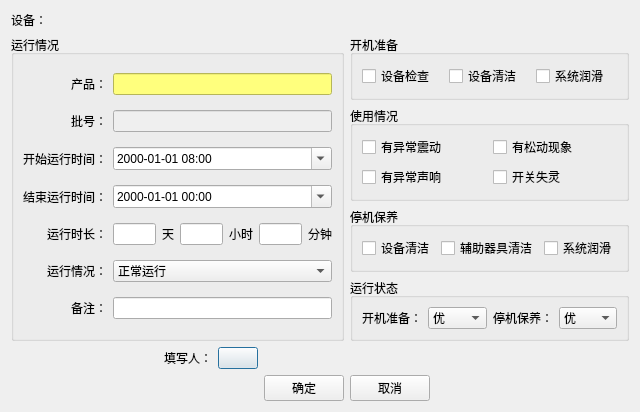
<?xml version="1.0" encoding="UTF-8"?>
<ui version="4.0">
 <class>Dialog</class>
 <widget class="QDialog" name="Dialog">
  <property name="geometry">
   <rect>
    <x>0</x>
    <y>0</y>
    <width>640</width>
    <height>347</height>
   </rect>
  </property>
  <property name="windowTitle">
   <string>Dialog</string>
  </property>
  <layout class="QGridLayout" name="gridLayout">
   <item row="5" column="3">
    <widget class="QGroupBox" name="groupBox_5">
     <property name="title">
      <string>运行状态</string>
     </property>
     <layout class="QHBoxLayout" name="horizontalLayout_4">
      <item>
       <widget class="QLabel" name="label_3">
        <property name="text">
         <string>开机准备：</string>
        </property>
       </widget>
      </item>
      <item>
       <widget class="QComboBox" name="comboBox_startstatus">
        <item>
         <property name="text">
          <string>优</string>
         </property>
        </item>
        <item>
         <property name="text">
          <string>良</string>
         </property>
        </item>
        <item>
         <property name="text">
          <string>中</string>
         </property>
        </item>
        <item>
         <property name="text">
          <string>差</string>
         </property>
        </item>
       </widget>
      </item>
      <item>
       <widget class="QLabel" name="label_12">
        <property name="text">
         <string>停机保养：</string>
        </property>
       </widget>
      </item>
      <item>
       <widget class="QComboBox" name="comboBox_stopstatus">
        <item>
         <property name="text">
          <string>优</string>
         </property>
        </item>
        <item>
         <property name="text">
          <string>良</string>
         </property>
        </item>
        <item>
         <property name="text">
          <string>中</string>
         </property>
        </item>
        <item>
         <property name="text">
          <string>差</string>
         </property>
        </item>
       </widget>
      </item>
     </layout>
    </widget>
   </item>
   <item row="3" column="3">
    <widget class="QGroupBox" name="groupBox_3">
     <property name="title">
      <string>使用情况</string>
     </property>
     <layout class="QGridLayout" name="gridLayout_3">
      <item row="0" column="1">
       <widget class="QCheckBox" name="checkBox_6">
        <property name="text">
         <string>有松动现象</string>
        </property>
       </widget>
      </item>
      <item row="0" column="0">
       <widget class="QCheckBox" name="checkBox_4">
        <property name="text">
         <string>有异常震动</string>
        </property>
       </widget>
      </item>
      <item row="1" column="0">
       <widget class="QCheckBox" name="checkBox_5">
        <property name="text">
         <string>有异常声响</string>
        </property>
       </widget>
      </item>
      <item row="1" column="1">
       <widget class="QCheckBox" name="checkBox_7">
        <property name="text">
         <string>开关失灵</string>
        </property>
       </widget>
      </item>
     </layout>
    </widget>
   </item>
   <item row="2" column="3">
    <widget class="QGroupBox" name="groupBox_2">
     <property name="title">
      <string>开机准备</string>
     </property>
     <layout class="QHBoxLayout" name="horizontalLayout">
      <item>
       <widget class="QCheckBox" name="checkBox_1">
        <property name="text">
         <string>设备检查</string>
        </property>
       </widget>
      </item>
      <item>
       <widget class="QCheckBox" name="checkBox_2">
        <property name="text">
         <string>设备清洁</string>
        </property>
       </widget>
      </item>
      <item>
       <widget class="QCheckBox" name="checkBox_3">
        <property name="text">
         <string>系统润滑</string>
        </property>
       </widget>
      </item>
     </layout>
    </widget>
   </item>
   <item row="4" column="3">
    <widget class="QGroupBox" name="groupBox_4">
     <property name="title">
      <string>停机保养</string>
     </property>
     <layout class="QHBoxLayout" name="horizontalLayout_3">
      <item>
       <widget class="QCheckBox" name="checkBox_8">
        <property name="text">
         <string>设备清洁</string>
        </property>
       </widget>
      </item>
      <item>
       <widget class="QCheckBox" name="checkBox_9">
        <property name="text">
         <string>辅助器具清洁</string>
        </property>
       </widget>
      </item>
      <item>
       <widget class="QCheckBox" name="checkBox_10">
        <property name="text">
         <string>系统润滑</string>
        </property>
       </widget>
      </item>
     </layout>
    </widget>
   </item>
   <item row="1" column="0" colspan="2">
    <layout class="QHBoxLayout" name="horizontalLayout_2">
     <item>
      <widget class="QLabel" name="label">
       <property name="sizePolicy">
        <sizepolicy hsizetype="Expanding" vsizetype="Preferred">
         <horstretch>0</horstretch>
         <verstretch>0</verstretch>
        </sizepolicy>
       </property>
       <property name="text">
        <string>设备：</string>
       </property>
      </widget>
     </item>
     <item>
      <widget class="QLabel" name="label_equipment">
       <property name="sizePolicy">
        <sizepolicy hsizetype="Expanding" vsizetype="Preferred">
         <horstretch>1</horstretch>
         <verstretch>0</verstretch>
        </sizepolicy>
       </property>
       <property name="text">
        <string/>
       </property>
      </widget>
     </item>
    </layout>
   </item>
   <item row="6" column="1">
    <widget class="SignButton" name="pushButton_filler">
     <property name="text">
      <string/>
     </property>
    </widget>
   </item>
   <item row="6" column="0">
    <widget class="QLabel" name="label_11">
     <property name="sizePolicy">
      <sizepolicy hsizetype="Expanding" vsizetype="Fixed">
       <horstretch>0</horstretch>
       <verstretch>0</verstretch>
      </sizepolicy>
     </property>
     <property name="text">
      <string>填写人：</string>
     </property>
     <property name="alignment">
      <set>Qt::AlignRight|Qt::AlignTrailing|Qt::AlignVCenter</set>
     </property>
    </widget>
   </item>
   <item row="7" column="3">
    <widget class="QPushButton" name="pushButton_cancel">
     <property name="sizePolicy">
      <sizepolicy hsizetype="Fixed" vsizetype="Fixed">
       <horstretch>0</horstretch>
       <verstretch>0</verstretch>
      </sizepolicy>
     </property>
     <property name="text">
      <string>取消</string>
     </property>
    </widget>
   </item>
   <item row="7" column="2">
    <widget class="QPushButton" name="pushButton_accept">
     <property name="sizePolicy">
      <sizepolicy hsizetype="Fixed" vsizetype="Fixed">
       <horstretch>0</horstretch>
       <verstretch>0</verstretch>
      </sizepolicy>
     </property>
     <property name="text">
      <string>确定</string>
     </property>
    </widget>
   </item>
   <item row="2" column="0" rowspan="4" colspan="3">
    <widget class="QGroupBox" name="groupBox">
     <property name="title">
      <string>运行情况</string>
     </property>
     <layout class="QGridLayout" name="gridLayout_2">
      <item row="0" column="0">
       <widget class="QLabel" name="label_4">
        <property name="text">
         <string>产品：</string>
        </property>
        <property name="alignment">
         <set>Qt::AlignRight|Qt::AlignTrailing|Qt::AlignVCenter</set>
        </property>
       </widget>
      </item>
      <item row="2" column="0">
       <widget class="QLabel" name="label_6">
        <property name="text">
         <string>开始运行时间：</string>
        </property>
        <property name="alignment">
         <set>Qt::AlignRight|Qt::AlignTrailing|Qt::AlignVCenter</set>
        </property>
       </widget>
      </item>
      <item row="6" column="0">
       <widget class="QLabel" name="label_10">
        <property name="text">
         <string>备注：</string>
        </property>
        <property name="alignment">
         <set>Qt::AlignRight|Qt::AlignTrailing|Qt::AlignVCenter</set>
        </property>
       </widget>
      </item>
      <item row="5" column="0">
       <widget class="QLabel" name="label_9">
        <property name="text">
         <string>运行情况：</string>
        </property>
        <property name="alignment">
         <set>Qt::AlignRight|Qt::AlignTrailing|Qt::AlignVCenter</set>
        </property>
       </widget>
      </item>
      <item row="1" column="0">
       <widget class="QLabel" name="label_5">
        <property name="text">
         <string>批号：</string>
        </property>
        <property name="alignment">
         <set>Qt::AlignRight|Qt::AlignTrailing|Qt::AlignVCenter</set>
        </property>
       </widget>
      </item>
      <item row="3" column="0">
       <widget class="QLabel" name="label_7">
        <property name="text">
         <string>结束运行时间：</string>
        </property>
        <property name="alignment">
         <set>Qt::AlignRight|Qt::AlignTrailing|Qt::AlignVCenter</set>
        </property>
       </widget>
      </item>
      <item row="1" column="1" colspan="6">
       <widget class="QLineEdit" name="lineEdit_batchno">
        <property name="enabled">
         <bool>false</bool>
        </property>
       </widget>
      </item>
      <item row="2" column="1" colspan="6">
       <widget class="QDateTimeEdit" name="dateTimeEdit_runstarttime">
        <property name="dateTime">
         <datetime>
          <hour>8</hour>
          <minute>0</minute>
          <second>0</second>
          <year>2000</year>
          <month>1</month>
          <day>1</day>
         </datetime>
        </property>
        <property name="currentSection">
         <enum>QDateTimeEdit::YearSection</enum>
        </property>
        <property name="displayFormat">
         <string>yyyy-MM-dd HH:mm</string>
        </property>
        <property name="calendarPopup">
         <bool>true</bool>
        </property>
       </widget>
      </item>
      <item row="3" column="1" colspan="6">
       <widget class="QDateTimeEdit" name="dateTimeEdit_runendtime">
        <property name="displayFormat">
         <string>yyyy-MM-dd HH:mm</string>
        </property>
        <property name="calendarPopup">
         <bool>true</bool>
        </property>
       </widget>
      </item>
      <item row="4" column="1">
       <widget class="QLineEdit" name="lineEdit_runtime_day"/>
      </item>
      <item row="4" column="0">
       <widget class="QLabel" name="label_8">
        <property name="text">
         <string>运行时长：</string>
        </property>
        <property name="alignment">
         <set>Qt::AlignRight|Qt::AlignTrailing|Qt::AlignVCenter</set>
        </property>
       </widget>
      </item>
      <item row="5" column="1" colspan="6">
       <widget class="QComboBox" name="comboBox_runstatus">
        <item>
         <property name="text">
          <string>正常运行</string>
         </property>
        </item>
        <item>
         <property name="text">
          <string>停用待修</string>
         </property>
        </item>
        <item>
         <property name="text">
          <string>故障抢修</string>
         </property>
        </item>
        <item>
         <property name="text">
          <string>日常小修</string>
         </property>
        </item>
        <item>
         <property name="text">
          <string>计划大修</string>
         </property>
        </item>
       </widget>
      </item>
      <item row="6" column="1" colspan="6">
       <widget class="QLineEdit" name="lineEdit_remark"/>
      </item>
      <item row="0" column="1" colspan="6">
       <widget class="QLineEdit" name="lineEdit_product">
        <property name="enabled">
         <bool>false</bool>
        </property>
        <property name="styleSheet">
         <string notr="true">background-color: rgb(255, 255, 125);</string>
        </property>
       </widget>
      </item>
      <item row="4" column="5">
       <widget class="QLineEdit" name="lineEdit_runtime_minute"/>
      </item>
      <item row="4" column="6">
       <widget class="QLabel" name="label_2">
        <property name="text">
         <string>分钟</string>
        </property>
       </widget>
      </item>
      <item row="4" column="2">
       <widget class="QLabel" name="label_13">
        <property name="text">
         <string>天</string>
        </property>
       </widget>
      </item>
      <item row="4" column="3">
       <widget class="QLineEdit" name="lineEdit_runtime_hour"/>
      </item>
      <item row="4" column="4">
       <widget class="QLabel" name="label_14">
        <property name="text">
         <string>小时</string>
        </property>
       </widget>
      </item>
     </layout>
    </widget>
   </item>
  </layout>
 </widget>
 <customwidgets>
  <customwidget>
   <class>SignButton</class>
   <extends>QPushButton</extends>
   <header>lib.sign.signbutton.h</header>
  </customwidget>
 </customwidgets>
 <tabstops>
  <tabstop>lineEdit_batchno</tabstop>
  <tabstop>dateTimeEdit_runstarttime</tabstop>
  <tabstop>dateTimeEdit_runendtime</tabstop>
  <tabstop>lineEdit_runtime_day</tabstop>
  <tabstop>comboBox_runstatus</tabstop>
  <tabstop>lineEdit_remark</tabstop>
  <tabstop>checkBox_1</tabstop>
  <tabstop>checkBox_2</tabstop>
  <tabstop>checkBox_3</tabstop>
  <tabstop>checkBox_4</tabstop>
  <tabstop>checkBox_6</tabstop>
  <tabstop>checkBox_5</tabstop>
  <tabstop>checkBox_7</tabstop>
  <tabstop>checkBox_8</tabstop>
  <tabstop>checkBox_9</tabstop>
  <tabstop>checkBox_10</tabstop>
  <tabstop>comboBox_startstatus</tabstop>
  <tabstop>comboBox_stopstatus</tabstop>
  <tabstop>pushButton_filler</tabstop>
  <tabstop>pushButton_accept</tabstop>
  <tabstop>pushButton_cancel</tabstop>
 </tabstops>
 <resources/>
 <connections/>
</ui>
